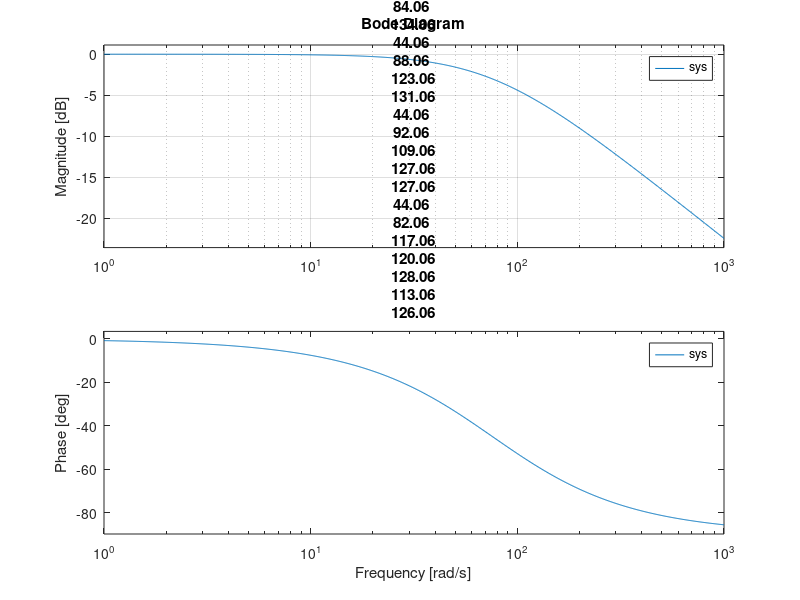
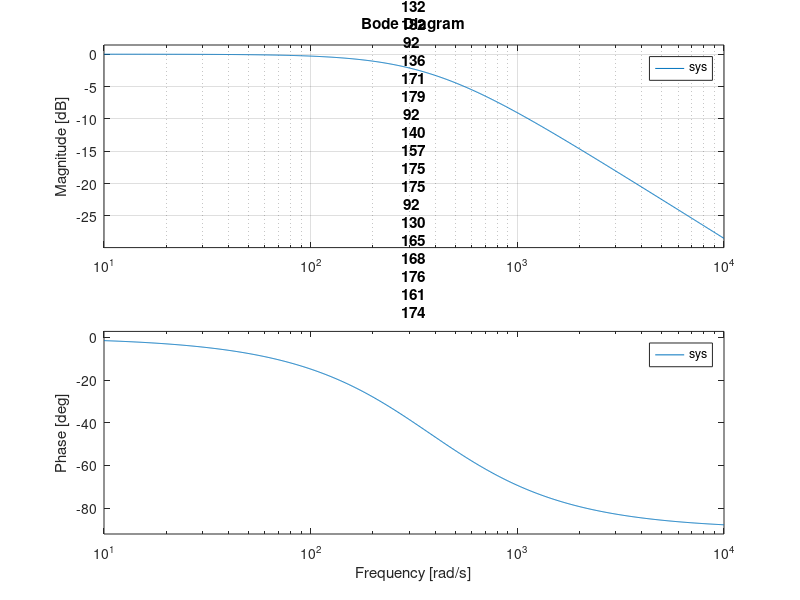

Recreate these plots in MATLAB, in order.
% LowPassFilterBode.m
% Author: Oliver Wright

clc;
clear;
close all;

%% fb = 12.06Hz design
f = 12.06;
T = 1/(2 * pi * f);
sys = tf(1, [T, 1]);

figure;
bode(sys);
title(f + "Hz Low Pass Filter")
grid;

% Attenuation @ 120Hz


%% fb = 60Hz design
f = 60;
T = 1/(2 * pi * f);
sys = tf(1, [T, 1]);

figure;
bode(sys);
title(f + "Hz Low Pass Filter")
grid;

